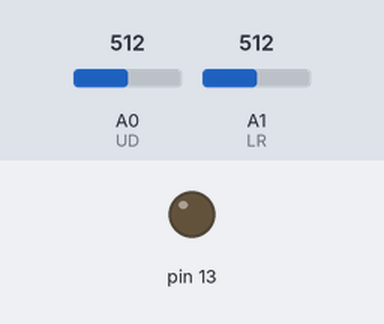
A sketch run on a simulated Arduino Uno, built with avr-gcc and run on an emulated ATmega328P. On the bench: output pins drawn as LEDs (lit = HIGH). Inputs (shaded band) come from the test bench; at power-on: A0 (UD) = 512, A1 (LR) = 512.

Above: at 2.2 s.
2.3 s: A0 (UD) set to 521
At 2.8 s:
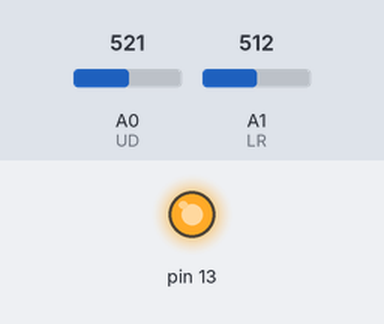
5.3 s: A0 (UD) set to 511
At 6.2 s:
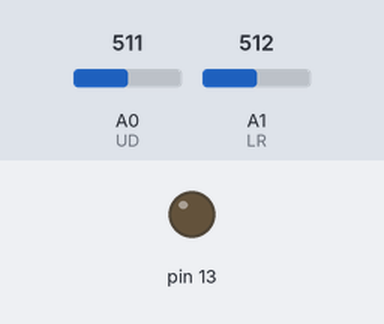
6.8 s: A0 (UD) set to 306
At 7.4 s:
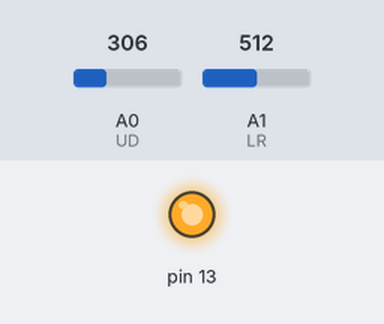
Timing chart, 0 to 9.3 s (numbered marks = the images above; inputs shaded):
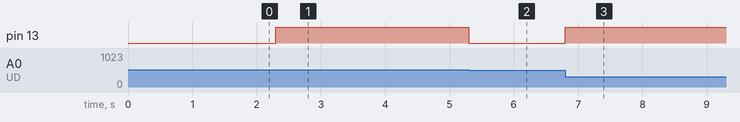

The sketch:

lunarLander.ino
```cpp
#define UD A0
#define LR A1
int received;
char buffer[10];		  // input buffer
int N; // how many measurements to make but one measurement is always returned in this program
boolean done = false;
int LRvali; // initial LR value
int UDvali; // initial UD value
int LRval; //  LR value
int UDval; //  UD value


void setup() {
  pinMode(13, OUTPUT);
  Serial.begin(9600);
  digitalWrite(13, LOW);   // turn the LED off
  delay(1000);
  LRvali = analogRead(LR);
  UDvali = analogRead(UD);
}

void loop() {
      received = 0;
    	buffer[received] = '\0';
    	done = false;

    	// Check input on serial line.
    	while (!done) {

        //get thruster values
        LRval = analogRead(LR);
        UDval = analogRead(UD);

        //turn on LED if thruster is firing
        if(abs(LRval-LRvali)>1 || abs(UDval-UDvali)>1) {
            digitalWrite(13, HIGH);   // turn the LED on
        }
        else {
            digitalWrite(13, LOW);   // turn the LED off
        }

        //listen to Serial input
    		if (Serial.available()) {	// Something is in the buffer
    			N = Serial.read();	// so get the number byte
    			done = true;
    		}
    	}

      // get thruster values
      LRval = analogRead(LR);
      UDval = analogRead(UD);

      // write thruster values
      Serial.print(LRval, DEC);
      Serial.print('\t');
      Serial.print(UDval, DEC);
      Serial.print('\n');
      delay(10);
}
```

Measured:
- the behaviour switches between 513 and 514 on A0 (UD) (found by bisection; images 0 and 1)
- after the input at 2.3 s, pin 13: LOW → HIGH at once
- after the input at 5.3 s, pin 13: HIGH → LOW at once
- after the input at 6.8 s, pin 13: LOW → HIGH at once
